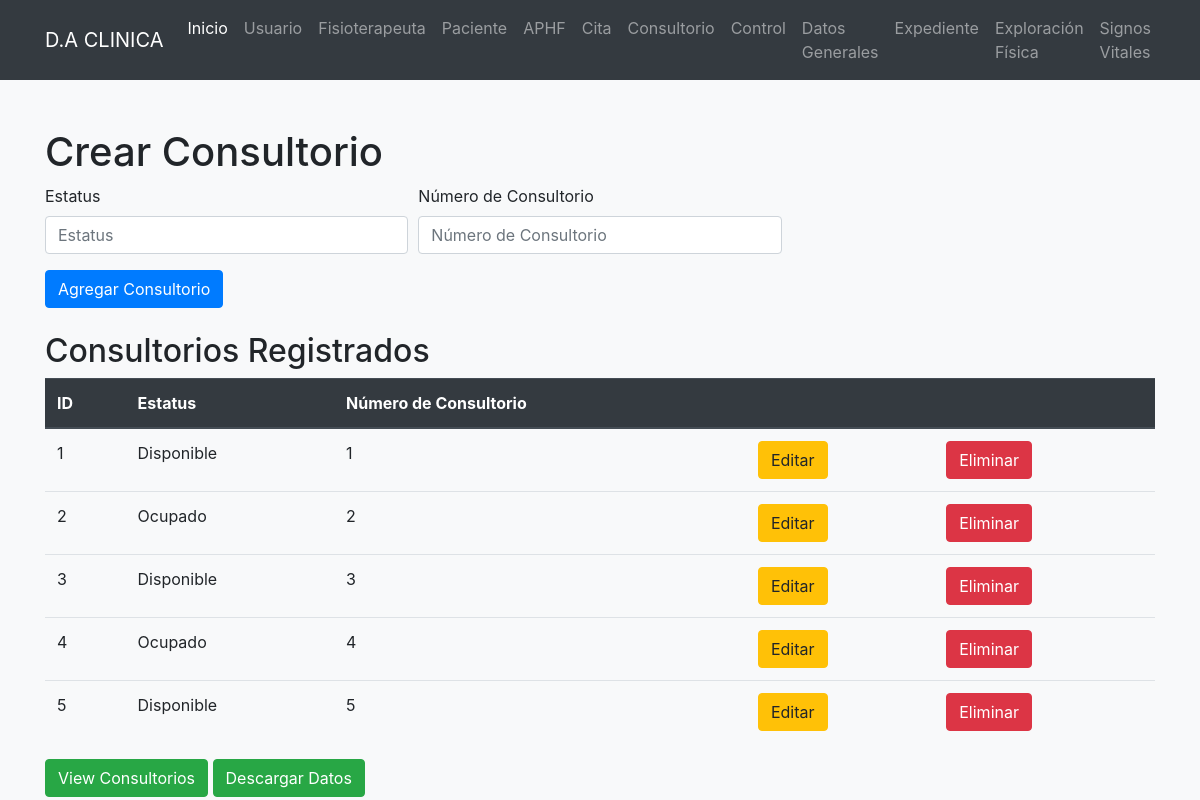
/consultorio/mostrarConsultorio.php, run on the app's committed database.
### tables this page shows
CREATE TABLE Consultorio (
    ID_Consultorio INT PRIMARY KEY AUTO_INCREMENT,
    estatus VARCHAR(20),
    numeroConsultorio INT,
    created_at datetime,
updated_at datetime null,
deleted_at datetime null
);

### consultorio/mostrarConsultorio.php (the view, shortened to what this page needs)
<?php
$con = connection();
$sql = "SELECT * FROM consultorio";
$query = mysqli_query($con, $sql);
?>
<!DOCTYPE html>
<html lang="en">
<head>
    <link rel="stylesheet" href="https://stackpath.bootstrapcdn.com/bootstrap/4.5.2/css/bootstrap.min.css">
</head>
<body class="bg-light">
    <nav class="navbar navbar-expand-lg navbar-dark bg-dark">
        <div class="container">
            <a class="navbar-brand" href="#">D.A CLINICA</a>
            <div class="collapse navbar-collapse" id="navbarNav">
                <ul class="navbar-nav">
                <li class="nav-item active">
                        <a class="nav-link" href="/clinica/index.php">Inicio</a>
                    </li>
                    <li class="nav-item">
                        <a class="nav-link" href="/clinica/usuario/mostrar.php">Usuario</a>
                    </li>
                    <li class="nav-item">
                        <a class="nav-link" href="/clinica/fisioterapeuta/mostrarFisioterapeuta.php">Fisioterapeuta</a>
                    </li>
                    <li class="nav-item">
                        <a class="nav-link" href="/clinica/paciente/mostrarPaciente.php">Paciente</a>
                    </li>
                    <li class="nav-item">
                        <a class="nav-link" href="/clinica/aphf/mostrarAPHF.php">APHF</a>
                    </li>
                    <li class="nav-item">
    <a class="nav-link" href="/clinica/cita/mostrarCita.php">Cita</a>
</li>
<li class="nav-item">
    <a class="nav-link" href="/clinica/consultorio/mostrarConsultorio.php">Consultorio</a>
</li>
<li class="nav-item">
    <a class="nav-link" href="/clinica/control/mostrarControl.php">Control</a>
</li>
<li class="nav-item">
    <a class="nav-link" href="/clinica/datosgenerales/mostrarDatosGenerales.php">Datos Generales</a>
</li>
<li class="nav-item">
    <a class="nav-link" href="/clinica/expediente/mostrarExpediente.php">Expediente</a>
</li>
<li class="nav-item">
    <a class="nav-link" href="/clinica/exploracionfisica/mostrarExploracionFisica.php">Exploración Física</a>
</li>
<li class="nav-item">
    <a class="nav-link" href="/clinica/signosvitales/mostrarSignosVitales.php">Signos Vitales</a>
</li>
                </ul>
            </div>
        </div>
    </nav>
    <div class="container mt-5">
        <div class="mb-4">
            <h1>Crear Consultorio</h1>
            <form action="insertarConsultorio.php" method="POST">
                <div class="form-row">
                    <div class="form-group col-md-4">
                        <label for="estatus">Estatus</label>
                        <input type="text" class="form-control" name="estatus" placeholder="Estatus" required value="">
                    </div>
                    <div class="form-group col-md-4">
                        <label for="numeroConsultorio">Número de Consultorio</label>
                        <input type="text" class="form-control" name="numeroConsultorio" placeholder="Número de Consultorio" required value="">
                    </div>
                </div>
                <button type="submit" class="btn btn-primary">Agregar Consultorio</button>
            </form>
        </div>
        <div>
            <h2>Consultorios Registrados</h2>
            <table class="table">
                <thead class="thead-dark">
                    <tr>
                        <th>ID</th>
                        <th>Estatus</th>
                        <th>Número de Consultorio</th>
                        <th></th>
                        <th></th>
                    </tr>
                </thead>
                <tbody>
                    <?php while ($row = mysqli_fetch_array($query)): ?>
                        <tr>
                            <td><?= $row['ID_Consultorio'] ?></td>
                            <td><?= ucfirst($row['estatus']) ?></td>
                            <td><?= ucfirst($row['numeroConsultorio']) ?></td>
                            <td>
                                <a class="btn btn-warning" href="updateConsultorio.php?id=<?= $row['ID_Consultorio'] ?>">Editar</a>
                            </td>
                            <td>
                                <a class="btn btn-danger" href="deleteConsultorio.php?id=<?= $row['ID_Consultorio'] ?>">Eliminar</a>
                            </td>
                        </tr>
                    <?php endwhile; ?>
                </tbody>
            </table><a class="btn btn-success" href="viewConsultorio.php">View Consultorios</a>
            <a class="btn btn-success" href="respaldarConsultorio.php">Descargar Datos</a>
        </div>
    </div>
</body>
</html>

### data on the page
consultorio: ID_Consultorio "1", estatus "Disponible", numeroConsultorio "1"
consultorio: ID_Consultorio "2", estatus "Ocupado", numeroConsultorio "2"
consultorio: ID_Consultorio "3", estatus "Disponible", numeroConsultorio "3"
consultorio: ID_Consultorio "4", estatus "Ocupado", numeroConsultorio "4"
consultorio: ID_Consultorio "5", estatus "Disponible", numeroConsultorio "5"
